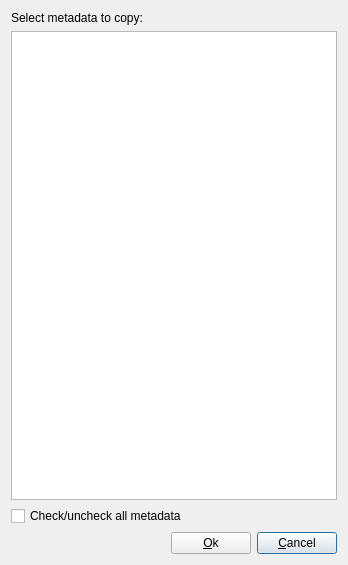
<?xml version="1.0" encoding="UTF-8"?>
<ui version="4.0">
 <class>CopyMetadataDialogClass</class>
 <widget class="QDialog" name="CopyMetadataDialogClass">
  <property name="geometry">
   <rect>
    <x>0</x>
    <y>0</y>
    <width>348</width>
    <height>565</height>
   </rect>
  </property>
  <property name="windowTitle">
   <string>Copy metadata</string>
  </property>
  <property name="windowIcon">
   <iconset resource="analogexif.qrc">
    <normaloff>:/images/icons/film_go.png</normaloff>:/images/icons/film_go.png</iconset>
  </property>
  <layout class="QVBoxLayout" name="verticalLayout">
   <item>
    <widget class="QLabel" name="label">
     <property name="text">
      <string>Select metadata to copy:</string>
     </property>
    </widget>
   </item>
   <item>
    <widget class="CheckedGearTreeView" name="metadataView">
     <property name="font">
      <font>
       <kerning>true</kerning>
      </font>
     </property>
     <property name="editTriggers">
      <set>QAbstractItemView::NoEditTriggers</set>
     </property>
     <property name="showDropIndicator" stdset="0">
      <bool>false</bool>
     </property>
     <property name="dragDropMode">
      <enum>QAbstractItemView::NoDragDrop</enum>
     </property>
     <property name="alternatingRowColors">
      <bool>true</bool>
     </property>
     <property name="uniformRowHeights">
      <bool>true</bool>
     </property>
     <attribute name="headerVisible">
      <bool>false</bool>
     </attribute>
     <attribute name="headerVisible">
      <bool>false</bool>
     </attribute>
    </widget>
   </item>
   <item>
    <widget class="QCheckBox" name="checkUncheckCBox">
     <property name="text">
      <string>Check/uncheck all metadata</string>
     </property>
     <property name="tristate">
      <bool>true</bool>
     </property>
    </widget>
   </item>
   <item>
    <layout class="QHBoxLayout" name="horizontalLayout">
     <item>
      <spacer name="horizontalSpacer">
       <property name="orientation">
        <enum>Qt::Horizontal</enum>
       </property>
       <property name="sizeHint" stdset="0">
        <size>
         <width>40</width>
         <height>20</height>
        </size>
       </property>
      </spacer>
     </item>
     <item>
      <widget class="QPushButton" name="okBtn">
       <property name="text">
        <string>&amp;Ok</string>
       </property>
      </widget>
     </item>
     <item>
      <widget class="QPushButton" name="cancelBtn">
       <property name="text">
        <string>&amp;Cancel</string>
       </property>
       <property name="default">
        <bool>true</bool>
       </property>
      </widget>
     </item>
    </layout>
   </item>
  </layout>
 </widget>
 <layoutdefault spacing="6" margin="11"/>
 <customwidgets>
  <customwidget>
   <class>CheckedGearTreeView</class>
   <extends>QTreeView</extends>
   <header>checkedgeartreeview.h</header>
  </customwidget>
 </customwidgets>
 <resources>
  <include location="analogexif.qrc"/>
 </resources>
 <connections>
  <connection>
   <sender>okBtn</sender>
   <signal>clicked()</signal>
   <receiver>CopyMetadataDialogClass</receiver>
   <slot>accept()</slot>
   <hints>
    <hint type="sourcelabel">
     <x>287</x>
     <y>531</y>
    </hint>
    <hint type="destinationlabel">
     <x>210</x>
     <y>276</y>
    </hint>
   </hints>
  </connection>
  <connection>
   <sender>cancelBtn</sender>
   <signal>clicked()</signal>
   <receiver>CopyMetadataDialogClass</receiver>
   <slot>reject()</slot>
   <hints>
    <hint type="sourcelabel">
     <x>367</x>
     <y>531</y>
    </hint>
    <hint type="destinationlabel">
     <x>210</x>
     <y>276</y>
    </hint>
   </hints>
  </connection>
 </connections>
</ui>
